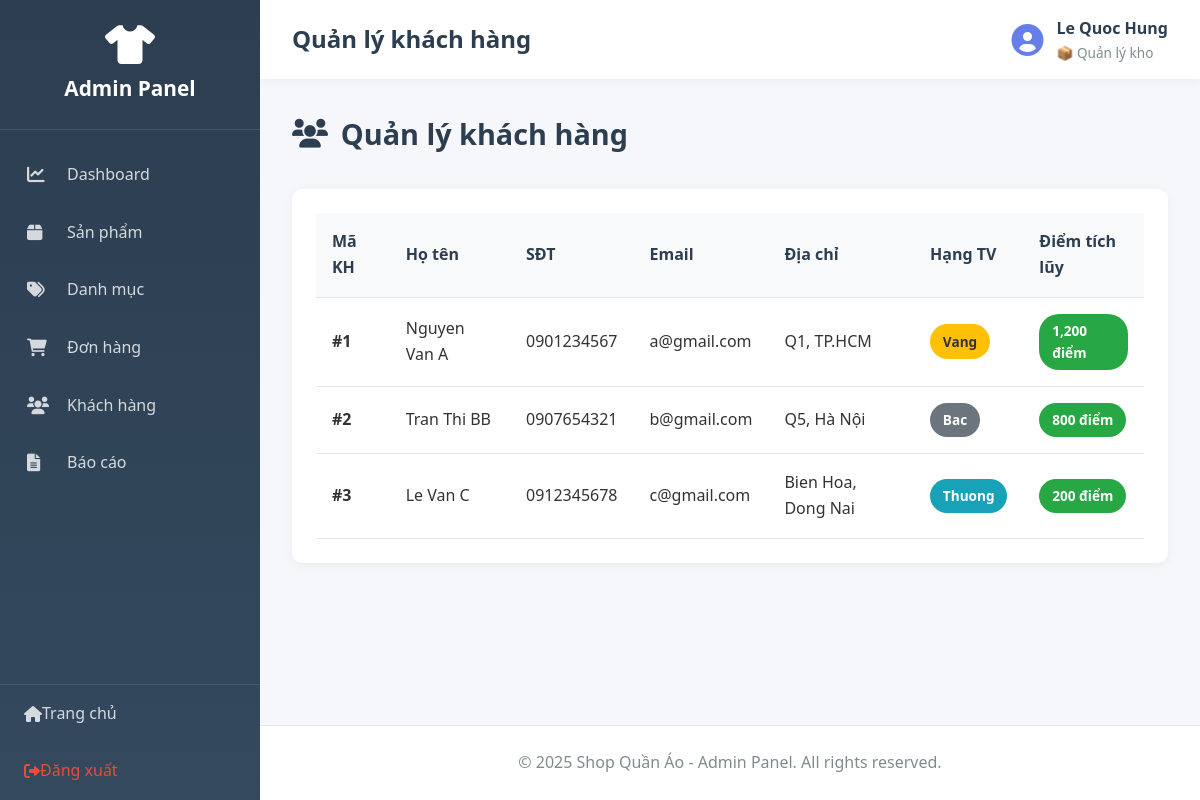
Page /admin/index.php?action=customers (signed in) on the committed database.
### tables this page shows
CREATE TABLE `nhanvien` (
  `MaNV` int(11) NOT NULL,
  `HoTen` varchar(100) DEFAULT NULL,
  `TenDangNhap` varchar(50) DEFAULT NULL,
  `MatKhau` varchar(255) DEFAULT NULL,
  `Email` varchar(100) DEFAULT NULL,
  `SoDienThoai` varchar(15) DEFAULT NULL,
  `MaVaiTro` int(11) DEFAULT NULL,
  `TrangThai` varchar(20) DEFAULT 'active'
);

CREATE TABLE `vaitro` (
  `MaVaiTro` int(11) NOT NULL,
  `TenVaiTro` varchar(50) DEFAULT NULL,
  `QuyenHan` enum('ToanQuyen','NhapXuat','XemBanHang') DEFAULT NULL
);

CREATE TABLE `khachhang` (
  `MaKH` int(11) NOT NULL,
  `HoTen` varchar(100) DEFAULT NULL,
  `SoDienThoai` varchar(15) DEFAULT NULL,
  `Email` varchar(100) DEFAULT NULL,
  `DiaChi` varchar(255) DEFAULT NULL,
  `HangThanhVien` enum('Thuong','Bac','Vang','KimCuong') DEFAULT 'Thuong',
  `DiemTichLuy` int(11) DEFAULT 0
);

### app/controllers/AdminController.php (called while the page is built, shortened)
<?php
require_once __DIR__ . '/../../core/Controller.php';
class AdminController extends Controller {
    public function customers() {
        $productModel = $this->model('Product');
        $sql = "SELECT * FROM khachhang ORDER BY DiemTichLuy DESC";
        $customers = $productModel->query($sql)->fetch_all(MYSQLI_ASSOC);
        $data = [
            'page_title' => 'Quản lý khách hàng',
            'customers' => $customers
        ];
        $this->view('admin/customers', $data);
    }
}
?>

### core/Model.php (called while the page is built, shortened)
<?php
class Model {
    protected $db;
    public function __construct() {
        $this->db = $this->connectDB();
    }
    private function connectDB() {
        $conn = new mysqli(DB_HOST, DB_USER, DB_PASS, DB_NAME);
        $conn->set_charset("utf8mb4");
        return $conn;
    }
    public function query($sql) {
        return $this->db->query($sql);
    }
}
?>

### app/models/Admin.php (called while the page is built, shortened)
<?php
require_once __DIR__ . '/../../core/Model.php';
class Admin extends Model {
    public function isLoggedIn() {
        return isset($_SESSION['admin_id']) && isset($_SESSION['admin_role']);
    }
    public function getCurrentAdmin() {
        $adminId = intval($_SESSION['admin_id']);
        $sql = "SELECT nv.*, vt.TenVaiTro, vt.QuyenHan
                FROM nhanvien nv
                LEFT JOIN vaitro vt ON nv.MaVaiTro = vt.MaVaiTro
                WHERE nv.MaNV = {$adminId}";
        $result = $this->query($sql);
        if ($result && $result->num_rows > 0) {
            return $result->fetch_assoc();
        }
        return null;
    }
}
?>

### app/views/admin/customers.php (the view, shortened to what this page needs)
<?php require_once __DIR__ . '/../layouts/admin_header.php'; ?>
<div class="page-header">
    <h2><i class="fas fa-users"></i> Quản lý khách hàng</h2>
</div>
<div class="admin-card">
    <div class="card-body">
        <?php if (!empty($customers)): ?>
        <table class="data-table">
            <thead>
                <tr>
                    <th>Mã KH</th>
                    <th>Họ tên</th>
                    <th>SĐT</th>
                    <th>Email</th>
                    <th>Địa chỉ</th>
                    <th>Hạng TV</th>
                    <th>Điểm tích lũy</th>
                </tr>
            </thead>
            <tbody>
                <?php foreach ($customers as $customer): ?>
                <tr>
                    <td><strong>#<?php echo $customer['MaKH']; ?></strong></td>
                    <td><?php echo htmlspecialchars($customer['HoTen']); ?></td>
                    <td><?php echo htmlspecialchars($customer['SoDienThoai']); ?></td>
                    <td><?php echo htmlspecialchars($customer['Email']); ?></td>
                    <td><?php echo htmlspecialchars($customer['DiaChi']); ?></td>
                    <td>
                        <?php
                        $badgeClass = 'badge-info';
                        switch($customer['HangThanhVien']) {
                            case 'Vang': $badgeClass = 'badge-warning'; break;
                            case 'Bac': $badgeClass = 'badge-secondary'; break;
                        }
                        ?>
                        <span class="badge <?php echo $badgeClass; ?>">
                            <?php echo $customer['HangThanhVien']; ?>
                        </span>
                    </td>
                    <td>
                        <span class="badge badge-success">
                            <?php echo number_format($customer['DiemTichLuy']); ?> điểm
                        </span>
                    </td>
                </tr>
                <?php endforeach; ?>
            </tbody>
        </table>
        <?php endif; ?>
    </div>
</div>
<?php require_once __DIR__ . '/../layouts/admin_footer.php'; ?>

### app/views/layouts/admin_header.php (shortened to what this page needs)
<!DOCTYPE html>
<html lang="vi">
<head>
    <link rel="stylesheet" href="../public/css/admin.css">
    <link rel="stylesheet" href="https://cdnjs.cloudflare.com/ajax/libs/font-awesome/6.0.0/css/all.min.css">
</head>
<body class="admin-panel">
    <?php
    require_once __DIR__ . '/../../models/Admin.php';
    $adminModel = new Admin();
    $currentAdmin = $adminModel->getCurrentAdmin();
    ?>
    <aside class="admin-sidebar">
        <div class="sidebar-header">
            <i class="fas fa-tshirt"></i>
            <h2>Admin Panel</h2>
        </div>
        <nav class="sidebar-nav">
            <a href="index.php?action=dashboard" class="nav-item">
                <i class="fas fa-chart-line"></i>
                <span>Dashboard</span>
            </a>
            <a href="index.php?action=products" class="nav-item">
                <i class="fas fa-box"></i>
                <span>Sản phẩm</span>
            </a>
            <a href="index.php?action=categories" class="nav-item">
                <i class="fas fa-tags"></i>
                <span>Danh mục</span>
            </a>
            <a href="index.php?action=orders" class="nav-item">
                <i class="fas fa-shopping-cart"></i>
                <span>Đơn hàng</span>
            </a>
            <a href="index.php?action=customers" class="nav-item">
                <i class="fas fa-users"></i>
                <span>Khách hàng</span>
            </a>
            <a href="index.php?action=reports" class="nav-item">
                <i class="fas fa-file-alt"></i>
                <span>Báo cáo</span>
            </a>
        </nav>
        <div class="sidebar-footer">
            <a href="../public/index.php" class="nav-item">
                <i class="fas fa-home"></i>
                <span>Trang chủ</span>
            </a>
            <a href="index.php?action=logout" class="nav-item logout">
                <i class="fas fa-sign-out-alt"></i>
                <span>Đăng xuất</span>
            </a>
        </div>
    </aside>
    <div class="admin-main">
        <header class="admin-topbar">
            <div class="topbar-left">
                <h1><?php echo $page_title ?? 'Admin Panel'; ?></h1>
            </div>
            <div class="topbar-right">
                <div class="admin-info">
                    <i class="fas fa-user-circle fa-2x"></i>
                    <div>
                        <strong><?php echo $currentAdmin['HoTen'] ?? 'Admin'; ?></strong>
                        <small>
                            <?php
                            $roleName = $currentAdmin['TenVaiTro'] ?? $_SESSION['admin_role'] ?? 'Nhân viên';
                            $permission = $currentAdmin['QuyenHan'] ?? $_SESSION['admin_permission'] ?? '';
                            $roleIcons = [
                                'ToanQuyen' => '👑',
                                'NhapXuat' => '📦',
                                'XemBanHang' => '👤'
                            ];
                            echo ($roleIcons[$permission] ?? '👤') . ' ' . htmlspecialchars($roleName);
                            ?>
                        </small>
                    </div>
                </div>
            </div>
        </header>
        <main class="admin-content">

### public/css/admin.css (style rules this page uses)
* { margin: 0; padding: 0; box-sizing: border-box; }
body { font-family: 'Segoe UI', Tahoma, Geneva, Verdana, sans-serif; line-height: 1.6; color: #333; background-color: #f5f7fa; }
.admin-panel { display: flex; min-height: 100vh; }
.admin-sidebar { width: 260px; background: linear-gradient(180deg, #2c3e50 0%, #34495e 100%); color: white; position: fixed; height: 100vh; overflow-y: auto; z-index: 1000; }
.sidebar-header { padding: 1.5rem; text-align: center; border-bottom: 1px solid rgba(255,255,255,0.1); }
.sidebar-header i { font-size: 2.5rem; margin-bottom: 0.5rem; }
.sidebar-header h2 { font-size: 1.3rem; margin: 0; }
.sidebar-nav { padding: 1rem 0; }
.sidebar-nav .nav-item { display: flex; align-items: center; padding: 1rem 1.5rem; color: rgba(255,255,255,0.8); text-decoration: none; transition: all 0.3s; border-left: 3px solid transparent; }
.sidebar-nav .nav-item i { width: 24px; margin-right: 1rem; font-size: 1.1rem; }
.sidebar-footer { position: absolute; bottom: 0; width: 100%; border-top: 1px solid rgba(255,255,255,0.1); }
.sidebar-footer .nav-item { display: flex; align-items: center; padding: 1rem 1.5rem; color: rgba(255,255,255,0.8); text-decoration: none; transition: all 0.3s; }
.sidebar-footer .nav-item.logout { color: #e74c3c; }
.admin-main { margin-left: 260px; flex: 1; display: flex; flex-direction: column; min-height: 100vh; }
.admin-topbar { background: white; padding: 1rem 2rem; box-shadow: 0 2px 10px rgba(0,0,0,0.05); display: flex; justify-content: space-between; align-items: center; }
.topbar-left h1 { font-size: 1.5rem; color: #2c3e50; margin: 0; }
.topbar-right { display: flex; align-items: center; gap: 1.5rem; }
.admin-info { display: flex; align-items: center; gap: 0.8rem; }
.admin-info i { color: #667eea; }
.admin-info strong { display: block; color: #2c3e50; }
.admin-info small { display: block; color: #7f8c8d; font-size: 0.85rem; }
.admin-content { flex: 1; padding: 2rem; }
.page-header { display: flex; justify-content: space-between; align-items: center; margin-bottom: 2rem; }
.page-header h2 { font-size: 1.8rem; color: #2c3e50; display: flex; align-items: center; gap: 0.8rem; }
.admin-card { background: white; border-radius: 10px; box-shadow: 0 2px 10px rgba(0,0,0,0.05); margin-bottom: 2rem; }
.admin-card .card-body { padding: 1.5rem; }
.data-table { width: 100%; border-collapse: collapse; }
.data-table thead { background: #f8f9fa; }
.data-table th, .data-table td { padding: 1rem; text-align: left; border-bottom: 1px solid #e1e8ed; }
.data-table th { font-weight: 600; color: #2c3e50; }
.badge { display: inline-block; padding: 0.4rem 0.8rem; border-radius: 20px; font-size: 0.85rem; font-weight: 600; }
.badge-success { background-color: #28a745; color: white; }
.badge-warning { background-color: #ffc107; color: #333; }
.badge-info { background-color: #17a2b8; color: white; }
.badge-secondary { background-color: #6c757d; color: white; }

### rows in the picture
nhanvien: HoTen "Le Quoc Hung", MaVaiTro.QuyenHan "📦", MaVaiTro.TenVaiTro "Quản lý kho"
khachhang: MaKH "1", HoTen "Nguyen Van A", SoDienThoai "0901234567", Email "a@gmail.com", DiaChi "Q1, TP.HCM", HangThanhVien "Vang", DiemTichLuy "1,200"
khachhang: MaKH "2", HoTen "Tran Thi BB", SoDienThoai "0907654321", Email "b@gmail.com", DiaChi "Q5, Hà Nội", HangThanhVien "Bac", DiemTichLuy "800"
khachhang: MaKH "3", HoTen "Le Van C", SoDienThoai "0912345678", Email "c@gmail.com", DiaChi "Bien Hoa, Dong Nai", HangThanhVien "Thuong", DiemTichLuy "200"

### other values in the picture
$page_title "Quản lý khách hàng"
